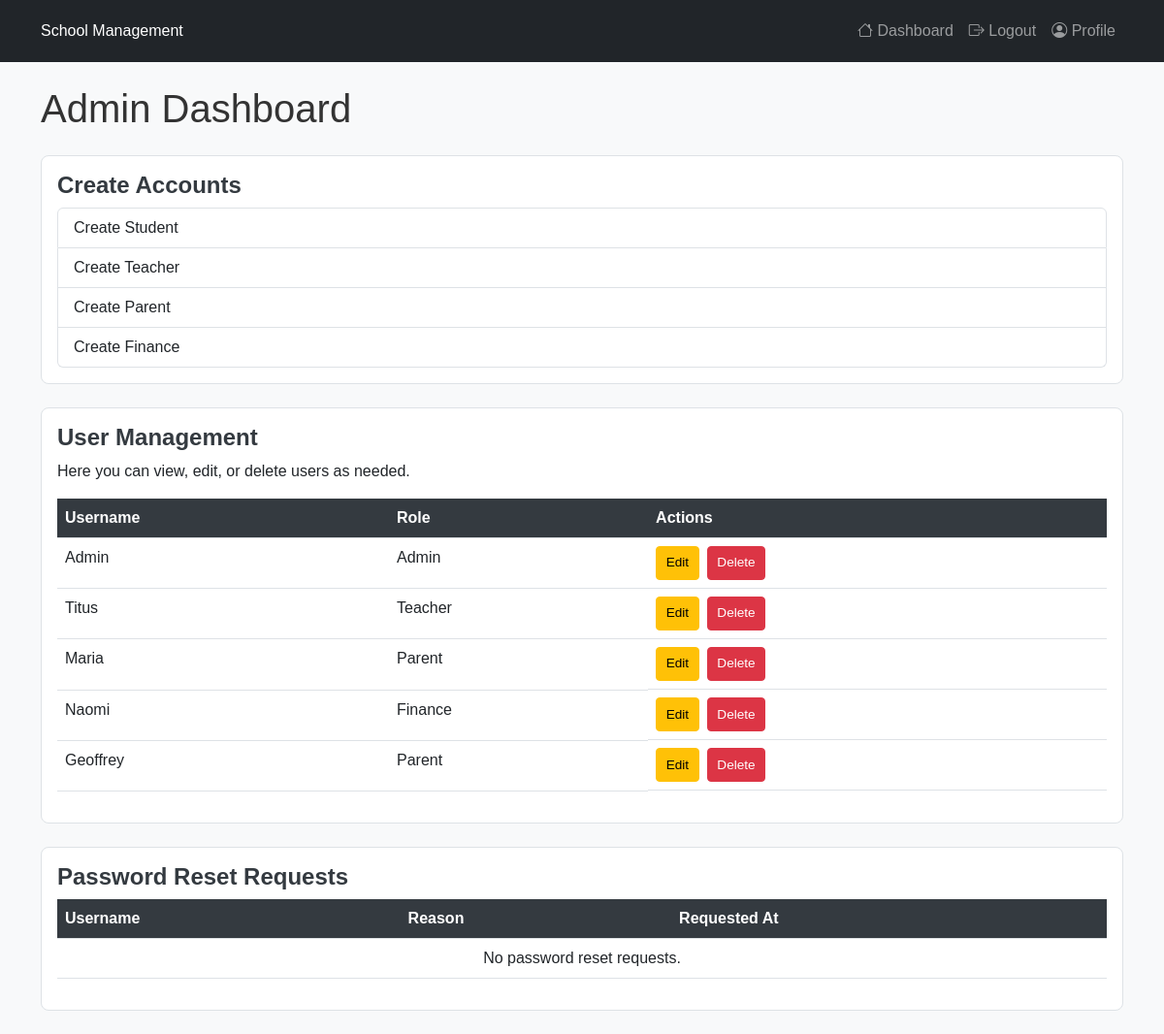
The app's page /admin/dashboard (signed in), older data.
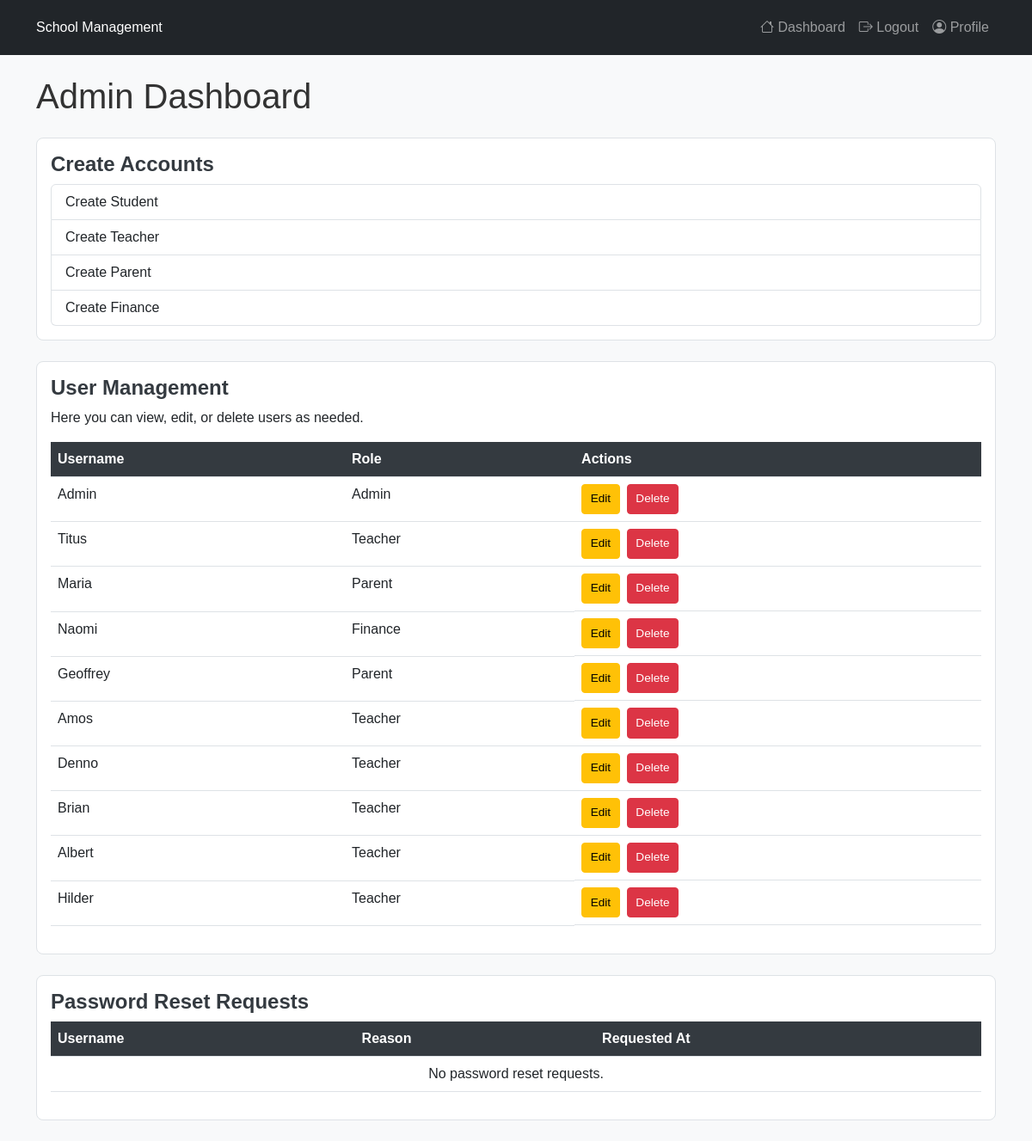
The same page, newer data.
### models.py (models this page shows)
class User(db.Model, UserMixin):
    id = db.Column(db.Integer, primary_key=True)
    username = db.Column(db.String(150), unique=True, nullable=False)
    password = db.Column(db.String(150), nullable=False)
    role = db.Column(db.String(50), nullable=False)  # Admin, Teacher, Parent, Finance
    child_id = db.Column(db.Integer, db.ForeignKey('student.id'), nullable=True)  # Only for Parent role

### app.py (the view)
@app.route('/admin/dashboard')
@login_required
def admin_dashboard():
    if current_user.role != 'Admin':
        flash("Unauthorized access.", 'danger')
        return redirect(url_for('dashboard'))
    users = User.query.all()  # Fetch all users to display
    reset_requests = PasswordResetRequest.query.all()  # Fetch password reset requests
    return render_template('admin_dashboard.html', users=users, reset_requests=reset_requests)

### app.py (called while the page is built)
@login_manager.user_loader
def load_user(user_id):
    return User.query.get(int(user_id))

### templates/admin_dashboard.html (shortened to what this page needs)
{% extends "base.html" %}
{% block content %}
<h1>Admin Dashboard</h1>
<div class="card my-4">
    <div class="card-body">
        <h5 class="card-title">Create Accounts</h5>
        <div class="list-group">
            <a href="{{ url_for('create_student') }}" class="list-group-item list-group-item-action">Create Student</a>
            <a href="{{ url_for('create_teacher') }}" class="list-group-item list-group-item-action">Create Teacher</a>
            <a href="{{ url_for('create_parent') }}" class="list-group-item list-group-item-action">Create Parent</a>
            <a href="{{ url_for('create_finance') }}" class="list-group-item list-group-item-action">Create Finance</a>
        </div>
    </div>
</div>
<div class="card my-4">
    <div class="card-body">
        <h5 class="card-title">User Management</h5>
        <p>Here you can view, edit, or delete users as needed.</p>
        <table class="table">
            <thead>
                <tr>
                    <th>Username</th>
                    <th>Role</th>
                    <th>Actions</th>
                </tr>
            </thead>
            <tbody>
                {% for user in users %}
                    <tr>
                        <td>{{ user.username }}</td>
                        <td>{{ user.role }}</td>
                        <td class="action-buttons">
                            <a href="{{ url_for('edit_user', user_id=user.id) }}" class="btn btn-warning btn-sm">Edit</a>
                            <form action="{{ url_for('delete_user', user_id=user.id) }}" method="POST" class="d-inline" onsubmit="return confirm('Are you sure you want to delete this user?');">
                                <button type="submit" class="btn btn-danger btn-sm">Delete</button>
                            </form>
                        </td>
                    </tr>
                {% endfor %}
            </tbody>
        </table>
    </div>
</div>
<div class="card my-4">
    <div class="card-body">
        <h5 class="card-title">Password Reset Requests</h5>
        <table class="table">
            <thead>
                <tr>
                    <th>Username</th>
                    <th>Reason</th>
                    <th>Requested At</th>
                </tr>
            </thead>
            <tbody>
                {% if not reset_requests %}
                    <tr>
                        <td colspan="3" class="text-center">No password reset requests.</td>
                    </tr>
                {% endif %}
            </tbody>
        </table>
    </div>
</div>
{% endblock %}

### templates/base.html (shortened to what this page needs)
<!DOCTYPE html>
<html lang="en">
<head>
    <link href="https://cdn.jsdelivr.net/npm/bootstrap@5.3.0/dist/css/bootstrap.min.css" rel="stylesheet">
    <link rel="stylesheet" href="{{ url_for('static', filename='css/styles.css') }}">
    <link rel="stylesheet" href="https://cdn.jsdelivr.net/npm/sweetalert2@11/dist/sweetalert2.min.css">
    <link rel="stylesheet" href="https://cdn.jsdelivr.net/npm/bootstrap-icons@1.11.0/font/bootstrap-icons.css">
</head>
<body>
    <nav class="navbar navbar-expand-lg navbar-dark bg-dark">
        <div class="container">
            <a class="navbar-brand" href="#">School Management</a>
            <div class="collapse navbar-collapse" id="navbarNav">
                <ul class="navbar-nav ms-auto">
                    <li class="nav-item">
                        <a class="nav-link" href="{{ url_for('dashboard') }}">
                            <i class="bi bi-house"></i> Dashboard
                        </a>
                    </li>
                    <li class="nav-item">
                        <a class="nav-link" href="{{ url_for('logout') }}">
                            <i class="bi bi-box-arrow-right"></i> Logout
                        </a>
                    </li>
                    <li class="nav-item">
                        <a class="nav-link" href="{{ url_for('profile') }}">
                            <i class="bi bi-person-circle"></i> Profile
                        </a>
                    </li>
                </ul>
            </div>
        </div>
    </nav>
    <div class="container mt-4">
        {% block content %}{% endblock %}
    </div>
</body>
</html>

### static/css/styles.css (style rules this page uses)
body { background-color: #f8f9fa; color: #333; font-family: Arial, sans-serif; }
.navbar { padding: 0.75rem 1rem; }
.navbar-brand, .nav-link { font-size: 1rem; font-weight: 500; }
.card { border: 1px solid #dee2e6; border-radius: 0.5rem; }
.card-title { font-size: 1.5rem; font-weight: bold; color: #343a40; }
.table th { background-color: #343a40; color: white; }
.action-buttons { display: flex; flex-wrap: wrap; gap: 0.5rem; }
.action-buttons .btn { padding: 0.4rem 0.6rem; font-size: 0.85rem; }

Row changes from the older to the newer data that the page shows:
added User: username "Amos", role "Teacher"
added User: username "Denno", role "Teacher"
added User: username "Brian", role "Teacher"
added User: username "Albert", role "Teacher"
added User: username "Hilder", role "Teacher"
